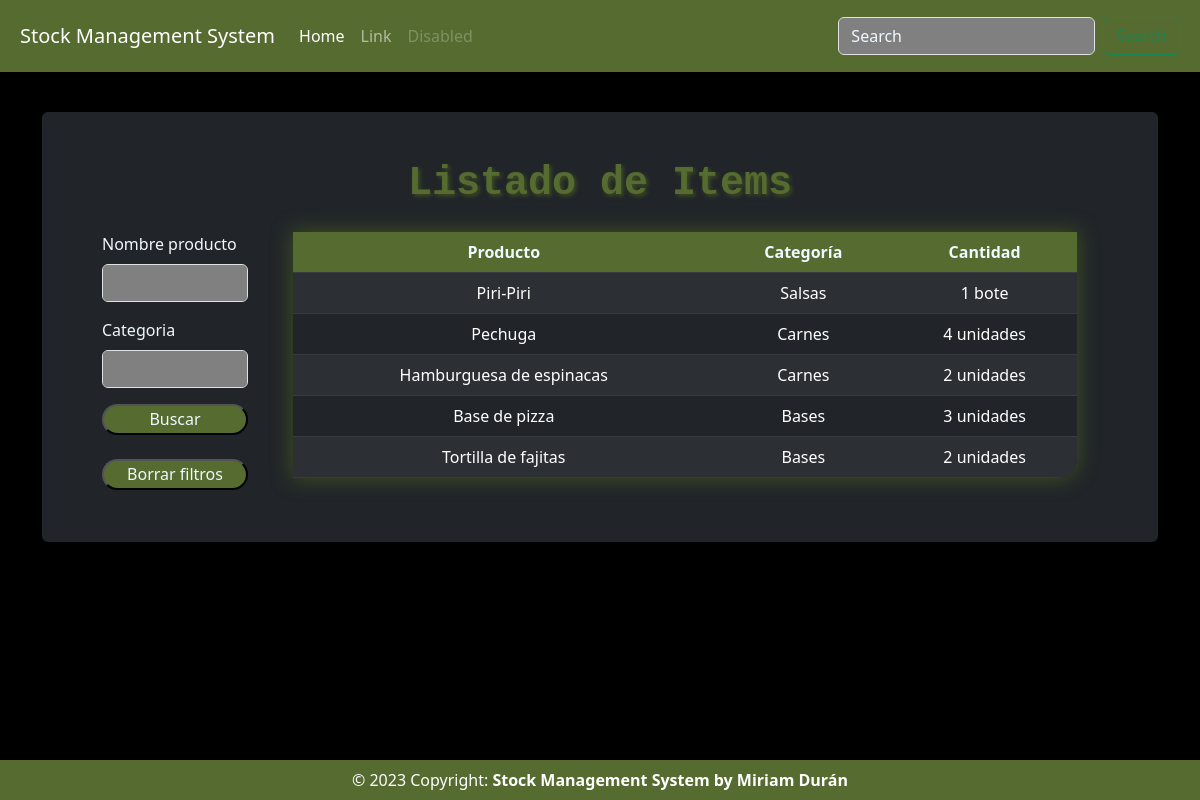
/list_items/, run on an earlier commit of the app's database.
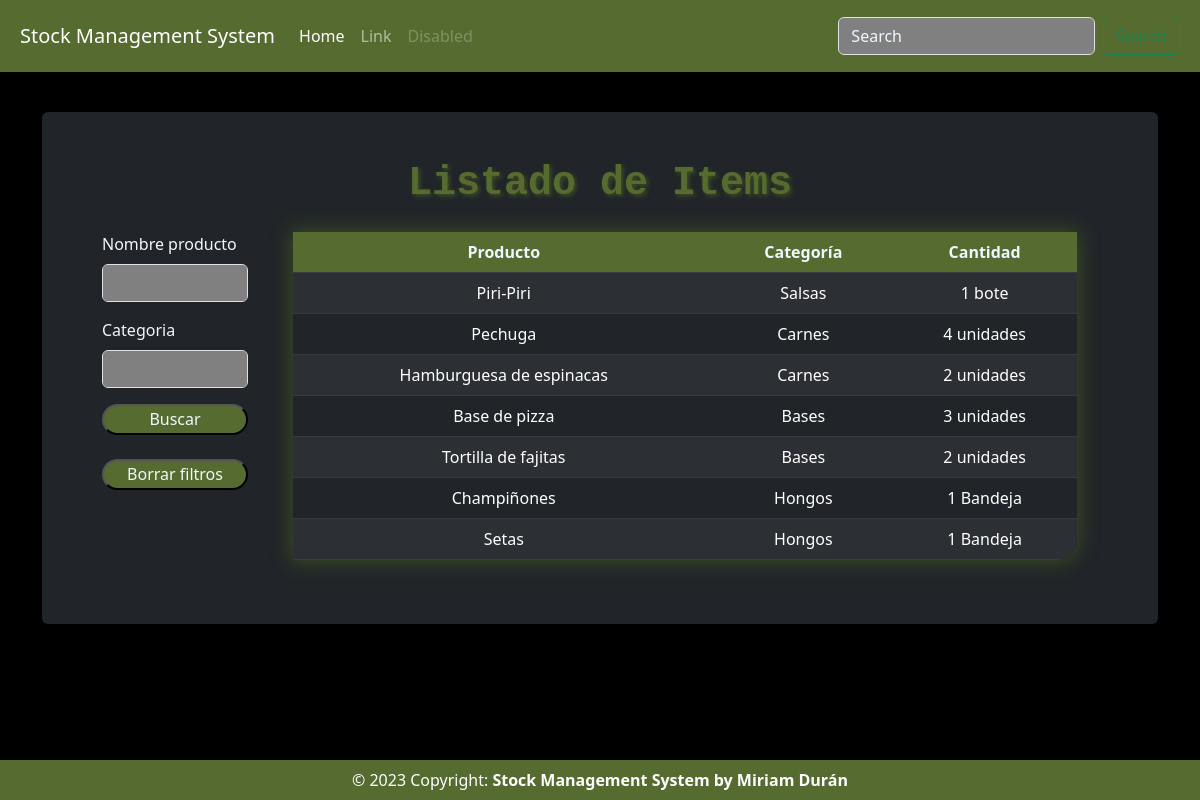
And on a later commit of the database.
### stockManagementApp/models.py (models this page shows, shortened)
class Stock(models.Model):
    categoria = models.CharField(max_length=50, blank=True, null=True)
    nombre_producto = models.CharField(max_length=50, blank=True, null=True)
    cantidad = models.IntegerField(default=0, blank=True, null=True)
    etiqueta = models.CharField(max_length=50, blank=True, null=True)
    cantidad_comprada = models.IntegerField(default=0, blank=True, null=True)
    proveedor = models.CharField(max_length=50, blank=True, null=True)
    telefono = models.CharField(max_length=50, blank=True, null=True)
    precio = models.IntegerField(default=0, blank=True, null=True)
    cantidad_gastada = models.IntegerField(default=0, blank=True, null=True)
    gastado_por = models.CharField(max_length=50, blank=True, null=True)
    comprador = models.CharField(max_length=50, blank=True, null=True)
    creado_por = models.CharField(max_length=50, blank=True, null=True)
    punto_de_pedido = models.IntegerField(default=0, blank=True, null=True)
    ultima_actualizacion = models.DateTimeField(auto_now_add=False, auto_now=True)
    exportar_csv = models.BooleanField(default=False)

### stockManagementApp/views.py (the view, shortened to what this page needs)
# urls.py: path('list_items/', views.list_items_view, name='list_items'),
def list_items_view(request):
    template_name = 'list_items.html'
    title = 'Listado de Items'
    queryset = Stock.objects.all()
    form = StockSearchForm(request.POST or None)
    context = {
        'title': title,
        'queryset' : queryset,
        'form' : form,
    }
    return render(request, template_name, context)

### stockManagementApp/forms.py
class StockSearchForm(forms.ModelForm):
    class Meta:
        model = Stock
        fields = ['categoria', 'nombre_producto']
    def __init__(self, *args, **kwargs):
        super(StockSearchForm, self).__init__(*args, **kwargs)
        self.helper = FormHelper(self)
        self.helper.form_tag = False # No incluir <form></form>
        self.helper.layout = Layout(
            Div(
                Field('nombre_producto')
            ),
            Div(
                Field('categoria')
            ),
        )

### templates/list_items.html
{% extends 'base.html' %}
{% load crispy_forms_tags %}
{% block content %}
<div class="container">
    <div class="row">
        <div class="col-2">
            <form method='POST' action='' enctype="multipart/form-data" novalidate class="d-flex flex-column">
                {% crispy form %}
                <input type="submit" class="button" value='Buscar'>
                <br>
                <a href="{% url 'list_items' %}" class="button">Borrar filtros</a>
            </form>
        </div>
        <div class="col-10">
            <table class="table table-dark table-striped">
                <thead>
                    <tr>
                        <th>Producto</th>
                        <th>Categoría</th>
                        <th>Cantidad</th>
                    </tr>
                </thead>
                {% for instance in queryset %}
                    <tr>
                        <td>{{ instance.nombre_producto }}</td>
                        <td>{{ instance.categoria }}</td>
                        <td>{{ instance.cantidad }} {{ instance.etiqueta }}</td>
                    </tr>
                {% endfor %}
            </table>
        </div>
    </div>
</div>
{% endblock %}

What changed in the data, as far as the page shows it:
added Stock: nombre_producto "Champiñones", categoria "Hongos", cantidad "1", etiqueta "Bandeja"
added Stock: nombre_producto "Setas", categoria "Hongos", cantidad "1", etiqueta "Bandeja"
